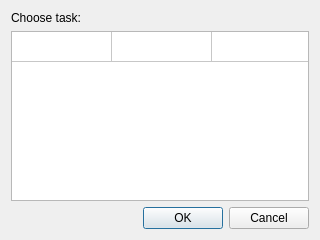
<?xml version="1.0" encoding="UTF-8"?>
<ui version="4.0">
 <class>TaskBox</class>
 <widget class="QDialog" name="TaskBox">
  <property name="geometry">
   <rect>
    <x>0</x>
    <y>0</y>
    <width>320</width>
    <height>240</height>
   </rect>
  </property>
  <property name="windowTitle">
   <string>Dialog</string>
  </property>
  <layout class="QVBoxLayout" name="verticalLayout">
   <item>
    <widget class="QLabel" name="label">
     <property name="text">
      <string>Choose task:</string>
     </property>
    </widget>
   </item>
   <item>
    <widget class="QTableWidget" name="tableWidget">
     <property name="verticalScrollBarPolicy">
      <enum>Qt::ScrollBarAsNeeded</enum>
     </property>
     <property name="horizontalScrollBarPolicy">
      <enum>Qt::ScrollBarAlwaysOff</enum>
     </property>
     <property name="selectionMode">
      <enum>QAbstractItemView::SingleSelection</enum>
     </property>
     <property name="selectionBehavior">
      <enum>QAbstractItemView::SelectRows</enum>
     </property>
     <property name="rowCount">
      <number>1</number>
     </property>
     <property name="columnCount">
      <number>3</number>
     </property>
     <attribute name="horizontalHeaderVisible">
      <bool>false</bool>
     </attribute>
     <attribute name="horizontalHeaderHighlightSections">
      <bool>false</bool>
     </attribute>
     <attribute name="verticalHeaderVisible">
      <bool>false</bool>
     </attribute>
     <attribute name="verticalHeaderHighlightSections">
      <bool>false</bool>
     </attribute>
     <row/>
     <column/>
     <column/>
     <column/>
    </widget>
   </item>
   <item>
    <widget class="QDialogButtonBox" name="buttonBox">
     <property name="orientation">
      <enum>Qt::Horizontal</enum>
     </property>
     <property name="standardButtons">
      <set>QDialogButtonBox::Cancel|QDialogButtonBox::Ok</set>
     </property>
    </widget>
   </item>
  </layout>
 </widget>
 <resources/>
 <connections>
  <connection>
   <sender>buttonBox</sender>
   <signal>accepted()</signal>
   <receiver>TaskBox</receiver>
   <slot>accept()</slot>
   <hints>
    <hint type="sourcelabel">
     <x>248</x>
     <y>254</y>
    </hint>
    <hint type="destinationlabel">
     <x>157</x>
     <y>274</y>
    </hint>
   </hints>
  </connection>
  <connection>
   <sender>buttonBox</sender>
   <signal>rejected()</signal>
   <receiver>TaskBox</receiver>
   <slot>reject()</slot>
   <hints>
    <hint type="sourcelabel">
     <x>316</x>
     <y>260</y>
    </hint>
    <hint type="destinationlabel">
     <x>286</x>
     <y>274</y>
    </hint>
   </hints>
  </connection>
 </connections>
</ui>
